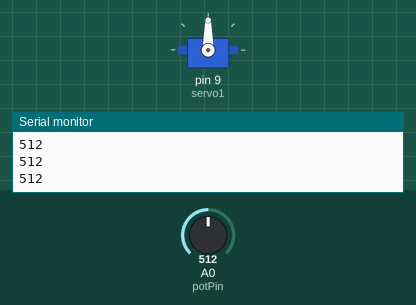
Recording of a sketch running on a simulated Arduino Uno, built with avr-gcc and run on an emulated ATmega328P. On the bench: servo, the last lines printed to the serial monitor. The inputs (shaded band) are chosen by the test bench; at power-on: A0 (potPin) = 512.

Above: at 1.2 s.
1.3 s: A0 (potPin) set to 716
At 2.5 s:
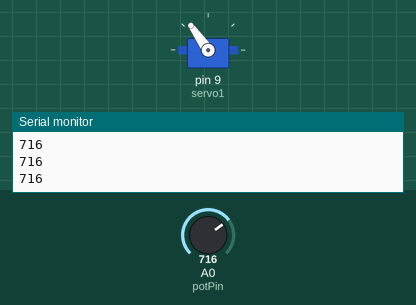
2.8 s: A0 (potPin) set to 900
At 3.9 s:
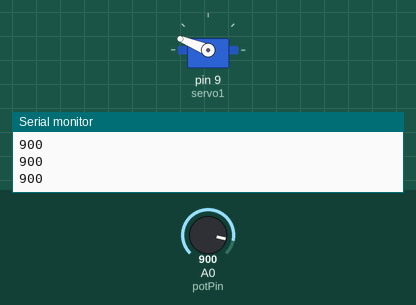
4.3 s: A0 (potPin) set to 1023
At 5.0 s:
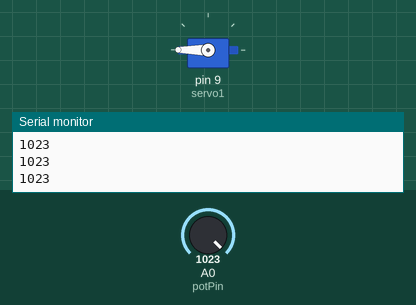
5.8 s: A0 (potPin) set to 306
At 7.0 s:
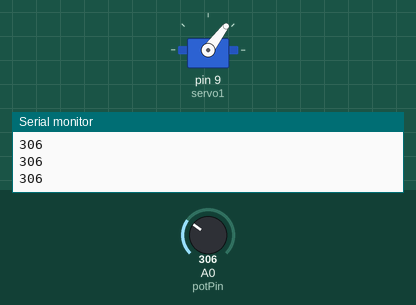
7.3 s: A0 (potPin) set to 122
At 8.2 s:
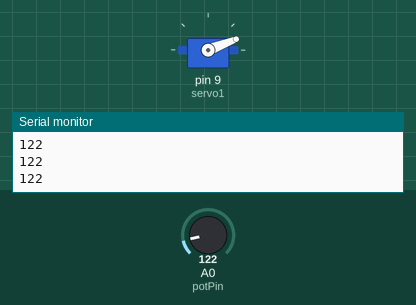
8.8 s: A0 (potPin) set to 0
At 9.7 s:
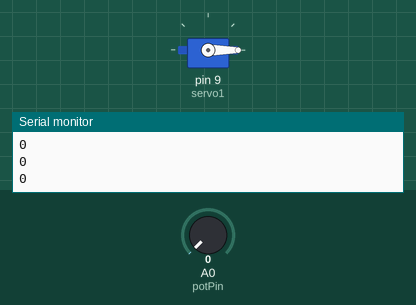
Timing chart, 0 to 11.3 s (numbered marks = the images above; inputs shaded):
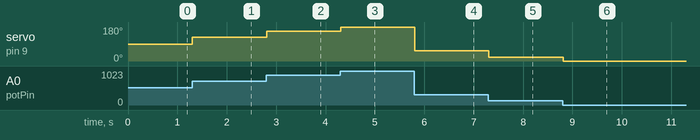

Measured:
- after the input at 1.3 s, servo on pin 9 (servo1): 90° → 125° at once
- after the input at 2.8 s, servo on pin 9 (servo1): 125° → 158° at once
- after the input at 4.3 s, servo on pin 9 (servo1): 158° → 180° at once
- after the input at 5.8 s, servo on pin 9 (servo1): 180° → 53° at once
- after the input at 7.3 s, servo on pin 9 (servo1): 53° → 21° at once
- after the input at 8.8 s, servo on pin 9 (servo1): 21° → 0° at once

The sketch:

Assignment6_AnalogPot_ServoControl.ino
```cpp
#include <Servo.h>

Servo servo1;
const int potPin = A0;  // analog pin for potentiometer

void setup() {
  servo1.attach(9);    // Setting up the pin for servo
  Serial.begin(9600);  // No need to set potPin as input, analogRead() does this automatically
}

void loop() {
  int potValue = analogRead(potPin);
  Serial.println(potValue);

  float angle = map(potValue, 0, 1023, 0, 180);  // map() function handles the conversion from 0-1023 to 0-255(PWM range)
  servo1.write(angle);
  delay(10);

}
```
